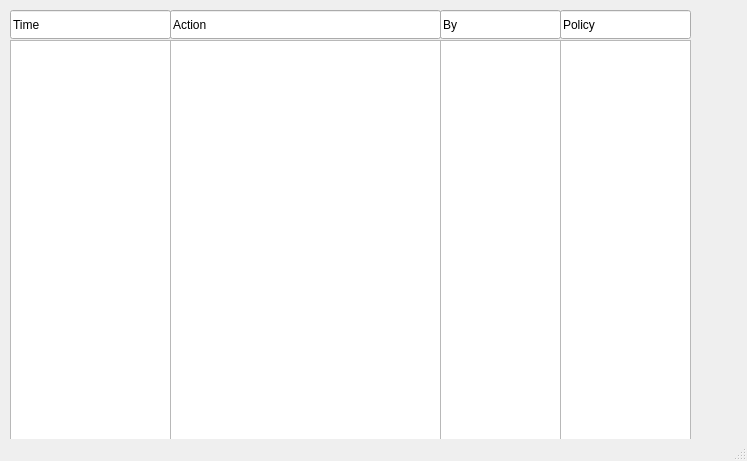
<?xml version="1.0" encoding="UTF-8"?>
<ui version="4.0">
 <class>MainWindow</class>
 <widget class="QMainWindow" name="MainWindow">
  <property name="geometry">
   <rect>
    <x>0</x>
    <y>0</y>
    <width>747</width>
    <height>461</height>
   </rect>
  </property>
  <property name="windowTitle">
   <string>History log</string>
  </property>
  <widget class="QWidget" name="centralwidget">
   <widget class="QLineEdit" name="version">
    <property name="geometry">
     <rect>
      <x>170</x>
      <y>10</y>
      <width>271</width>
      <height>29</height>
     </rect>
    </property>
    <property name="text">
     <string>Action</string>
    </property>
   </widget>
   <widget class="QLineEdit" name="version_3">
    <property name="geometry">
     <rect>
      <x>560</x>
      <y>10</y>
      <width>131</width>
      <height>29</height>
     </rect>
    </property>
    <property name="text">
     <string>Policy</string>
    </property>
   </widget>
   <widget class="QListWidget" name="timeField">
    <property name="geometry">
     <rect>
      <x>10</x>
      <y>40</y>
      <width>161</width>
      <height>411</height>
     </rect>
    </property>
   </widget>
   <widget class="QListWidget" name="policyField">
    <property name="geometry">
     <rect>
      <x>560</x>
      <y>40</y>
      <width>131</width>
      <height>411</height>
     </rect>
    </property>
   </widget>
   <widget class="QLineEdit" name="package_2">
    <property name="geometry">
     <rect>
      <x>10</x>
      <y>10</y>
      <width>161</width>
      <height>29</height>
     </rect>
    </property>
    <property name="text">
     <string>Time</string>
    </property>
   </widget>
   <widget class="QLineEdit" name="version_2">
    <property name="geometry">
     <rect>
      <x>440</x>
      <y>10</y>
      <width>121</width>
      <height>29</height>
     </rect>
    </property>
    <property name="text">
     <string>By</string>
    </property>
   </widget>
   <widget class="QListWidget" name="actionField">
    <property name="geometry">
     <rect>
      <x>170</x>
      <y>40</y>
      <width>271</width>
      <height>401</height>
     </rect>
    </property>
   </widget>
   <widget class="QListWidget" name="byField">
    <property name="geometry">
     <rect>
      <x>440</x>
      <y>40</y>
      <width>121</width>
      <height>401</height>
     </rect>
    </property>
   </widget>
  </widget>
  <widget class="QStatusBar" name="statusbar"/>
 </widget>
 <resources/>
 <connections/>
</ui>
